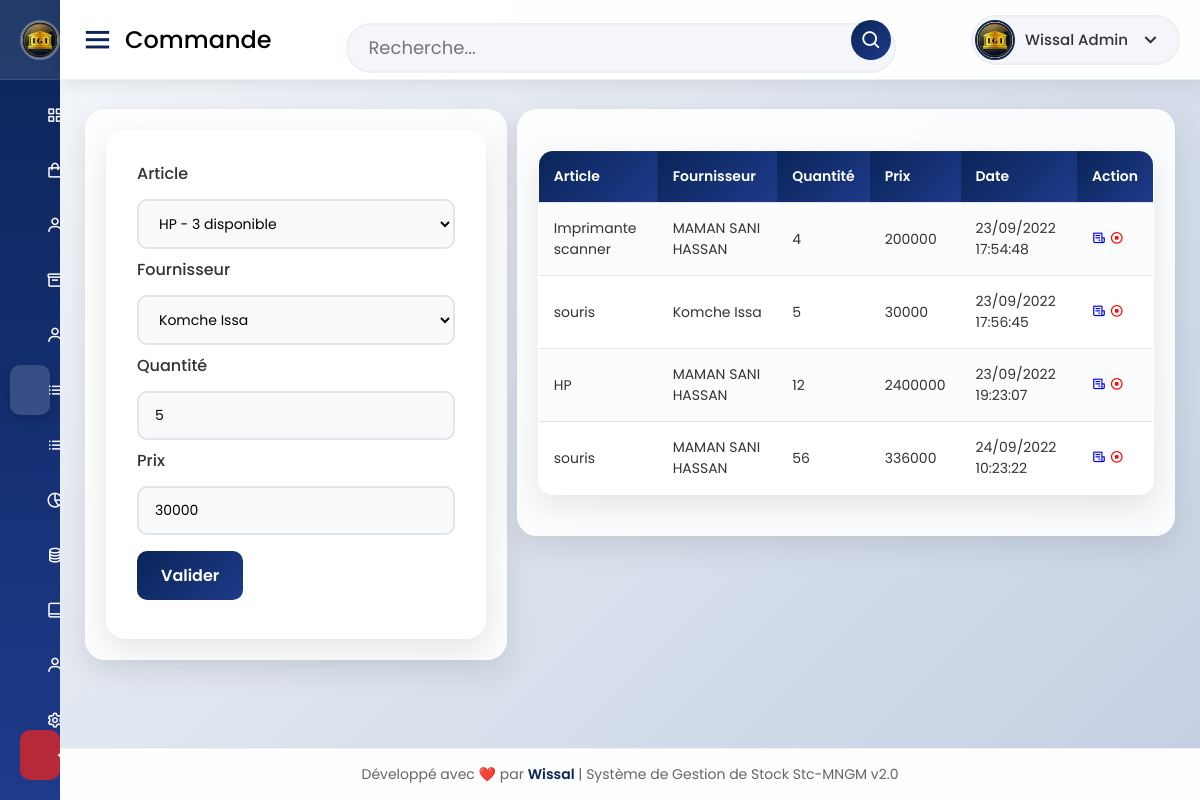
Screenshot of /vue/commande.php?id=2 (signed in) with the database file from the repository.
### tables this page shows
CREATE TABLE `commande` (
  `id` int(11) NOT NULL,
  `id_article` int(11) NOT NULL,
  `id_fournisseur` int(11) NOT NULL,
  `quantite` int(11) NOT NULL,
  `prix` int(11) NOT NULL,
  `date_commande` timestamp NOT NULL DEFAULT current_timestamp()
);

CREATE TABLE `article` (
  `id` int(11) NOT NULL,
  `nom_article` varchar(50) NOT NULL,
  `id_categorie` int(11) NOT NULL,
  `quantite` int(11) NOT NULL,
  `prix_unitaire` int(11) NOT NULL,
  `date_fabrication` datetime NOT NULL,
  `date_expiration` datetime NOT NULL,
  `images` varchar(255) DEFAULT NULL
);

CREATE TABLE `fournisseur` (
  `id` int(11) NOT NULL,
  `nom` varchar(30) NOT NULL,
  `prenom` varchar(30) NOT NULL,
  `telephone` varchar(15) NOT NULL,
  `adresse` varchar(50) NOT NULL
);

### model/function.php (called while the page is built, shortened)
<?php
function getArticle($id = null, $searchDATA = array(), $limit = null, $offset = null)
{
    $pagination = "";
    if (!empty($id)) {
        $sql = "SELECT a.id AS id, id_categorie, nom_article, libelle_categorie, quantite, prix_unitaire, date_fabrication,
        date_expiration, images
        FROM article AS a, categorie_article AS c WHERE a.id=? AND c.id=a.id_categorie";
        $req = $GLOBALS['connexion']->prepare($sql);
        $req->execute(array($id));
        return $req->fetch();
    } else {
        $sql = "SELECT a.id AS id, id_categorie, nom_article, libelle_categorie, quantite, prix_unitaire, date_fabrication,
        date_expiration, images
        FROM article AS a, categorie_article AS c WHERE c.id=a.id_categorie $pagination";
        $req = $GLOBALS['connexion']->prepare($sql);
        $req->execute();
        return $req->fetchAll();
    }
}
function getFournisseur($id = null)
{
    if (!empty($id)) {
        $sql = "SELECT * FROM fournisseur WHERE id=?";
        $req = $GLOBALS['connexion']->prepare($sql);
        $req->execute(array($id));
        return $req->fetch();
    } else {
        $sql = "SELECT * FROM fournisseur";
        $req = $GLOBALS['connexion']->prepare($sql);
        $req->execute();
        return $req->fetchAll();
    }
}
function getCommande($id = null)
{
    if (!empty($id)) {
        $sql = "SELECT nom_article, nom, prenom, co.quantite, prix, date_commande, co.id, prix_unitaire, adresse, telephone
        FROM fournisseur AS f, commande AS co, article AS a WHERE co.id_article=a.id AND co.id_fournisseur=f.id AND co.id=?";
        $req = $GLOBALS['connexion']->prepare($sql);
        $req->execute(array($id));
        return $req->fetch();
    } else {
        $sql = "SELECT nom_article, nom, prenom, co.quantite, prix, date_commande, co.id, a.id AS idArticle
        FROM fournisseur AS f, commande AS co, article AS a WHERE co.id_article=a.id AND co.id_fournisseur=f.id";
        $req = $GLOBALS['connexion']->prepare($sql);
        $req->execute();
        return $req->fetchAll();
    }
}

### vue/commande.php (the view, shortened to what this page needs)
<?php
include 'entete.php';
if (!empty($_GET['id'])) {
    $article = getCommande($_GET['id']);
}
?>
<div class="home-content">
    <div class="overview-boxes">
        <div class="box">
            <form action=" <?= !empty($_GET['id']) ?  "../model/modifCommande.php" : "../model/ajoutCommande.php" ?>" method="post">
                <label for="id_article">Article</label>
                <select onchange="setPrix()" name="id_article" id="id_article">
                    <?php
                    $articles = getArticle();
                    if (!empty($articles) && is_array($articles)) {
                        foreach ($articles as $key => $value) {
                    ?>
                            <option data-prix="<?= $value['prix_unitaire'] ?>" value="<?= $value['id'] ?>"><?= $value['nom_article'] . " - " . $value['quantite'] . " disponible" ?></option>
                    <?php
                        }
                    }
                    ?>
                </select>
                <label for="id_fournisseur">Fournisseur</label>
                <select name="id_fournisseur" id="id_fournisseur">
                    <?php
                    $clients = getFournisseur();
                    if (!empty($clients) && is_array($clients)) {
                        foreach ($clients as $key => $value) {
                    ?>
                            <option value="<?= $value['id'] ?>"><?= $value['nom'] . " " . $value['prenom'] ?></option>
                    <?php
                        }
                    }
                    ?>
                </select>
                <label for="quantite">Quantité</label>
                <input onkeyup="setPrix()" value="<?= !empty($_GET['id']) ?  $article['quantite'] : "" ?>" type="number" name="quantite" id="quantite" placeholder="Veuillez saisir la quantité">
                <label for="prix">Prix</label>
                <input value="<?= !empty($_GET['id']) ?  $article['prix'] : "" ?>" type="number" name="prix" id="prix" placeholder="Veuillez saisir le prix">
                <button type="submit">Valider</button>
            </form>
        </div>
        <div class="box">
            <table class="mtable">
                <tr>
                    <th>Article</th>
                    <th>Fournisseur</th>
                    <th>Quantité</th>
                    <th>Prix</th>
                    <th>Date</th>
                    <th>Action</th>
                </tr>
                <?php
                $vente = getCommande();
                if (!empty($vente) && is_array($vente)) {
                    foreach ($vente as $key => $value) {
                ?>
                        <tr>
                            <td><?= $value['nom_article'] ?></td>
                            <td><?= $value['nom'] . " " . $value['prenom'] ?></td>
                            <td><?= $value['quantite'] ?></td>
                            <td><?= $value['prix'] ?></td>
                            <td><?= date('d/m/Y H:i:s', strtotime($value['date_commande'])) ?></td>
                            <td>
                                <a href="recuCommande.php?id=<?= $value['id'] ?>"><i class='bx bx-receipt'></i></a>
                                <a onclick="annuleCommande(<?= $value['id'] ?>, <?= $value['idArticle'] ?>, <?= $value['quantite'] ?>)" style="color: red;"><i class='bx bx-stop-circle'></i></a>
                            </td>
                        </tr>
                <?php
                    }
                }
                ?>
            </table>
        </div>
    </div>
</div>
</section>
<?php
include 'pied.php';
?>

### public/css/style.css (style rules this page uses)
* { margin: 0; padding: 0; box-sizing: border-box; font-family: "Poppins", sans-serif; }
.home-section .home-content { position: relative; padding-top: 104px; padding-bottom: 80px; }
.home-content .overview-boxes { display: flex; align-items: flex-start; justify-content: space-between; flex-wrap: nowrap; padding: 0 20px; margin-bottom: 26px; }
.overview-boxes .box { display: flex; align-items: center; justify-content: center; background: rgba(255, 255, 255, 0.9); backdrop-filter: blur(10px); padding: 20px; border-radius: 20px; box-shadow: 0 10px 30px rgba(0, 0, 0, 0.1); margin: 5px; border: 1px solid rgba(255, 255, 255, 0.2); transition: all 0.3s ease; }
input, select, textarea { width: 100%; padding: 12px 16px; margin: 8px 0; display: inline-block; border: 2px solid #e1e5e9; border-radius: 10px; box-sizing: border-box; font-size: 14px; transition: all 0.3s ease; background: #f8f9fa; }
button { background: linear-gradient(135deg, #0a2558 0%, #1e3a8a 100%); color: white; padding: 12px 24px; margin: 8px 0; border: none; border-radius: 10px; cursor: pointer; font-size: 16px; font-weight: 600; transition: all 0.3s ease; }
label { font-weight: 500; color: #333; margin-bottom: 5px; display: block; }
form { background: rgba(255, 255, 255, 0.9); backdrop-filter: blur(10px); padding: 30px; border-radius: 20px; box-shadow: 0 10px 30px rgba(0, 0, 0, 0.1); border: 1px solid rgba(255, 255, 255, 0.2); }
table.mtable { width: 100%; border-collapse: collapse; margin: 20px 0; background: rgba(255, 255, 255, 0.9); backdrop-filter: blur(10px); border-radius: 15px; overflow: hidden; box-shadow: 0 10px 30px rgba(0, 0, 0, 0.1); border: 1px solid rgba(255, 255, 255, 0.2); }
th, td { text-align: left; padding: 15px; border-bottom: 1px solid #e1e5e9; }
th { background: linear-gradient(135deg, #0a2558 0%, #1e3a8a 100%); color: white; font-weight: 600; font-size: 14px; }
table.mtable tr:nth-child(even) { background: rgba(248, 249, 250, 0.5); }
table.mtable td { font-size: 14px; color: #333; }

### rows the page displays
commande: quantite "5", prix "30000", id_article.nom_article "souris", id_fournisseur.nom "Komche", id_fournisseur.prenom "Issa", date_commande "23/09/2022 17:56:45"
commande: id_article.nom_article "Imprimante scanner", id_fournisseur.nom "MAMAN SANI", id_fournisseur.prenom "HASSAN", quantite "4", prix "200000", date_commande "23/09/2022 17:54:48"
commande: id_article.nom_article "HP", id_fournisseur.nom "MAMAN SANI", id_fournisseur.prenom "HASSAN", quantite "12", prix "2400000", date_commande "23/09/2022 19:23:07"
commande: id_article.nom_article "souris", id_fournisseur.nom "MAMAN SANI", id_fournisseur.prenom "HASSAN", quantite "56", prix "336000", date_commande "24/09/2022 10:23:22"

### other values shown
str_replace(".php", "", basename($_SERVER['PHP_SELF'])) "Commande"
$userInfo['full_name'] "Wissal Admin"
form field id_article "HP - 3 disponible"
form field id_fournisseur "Komche Issa"
